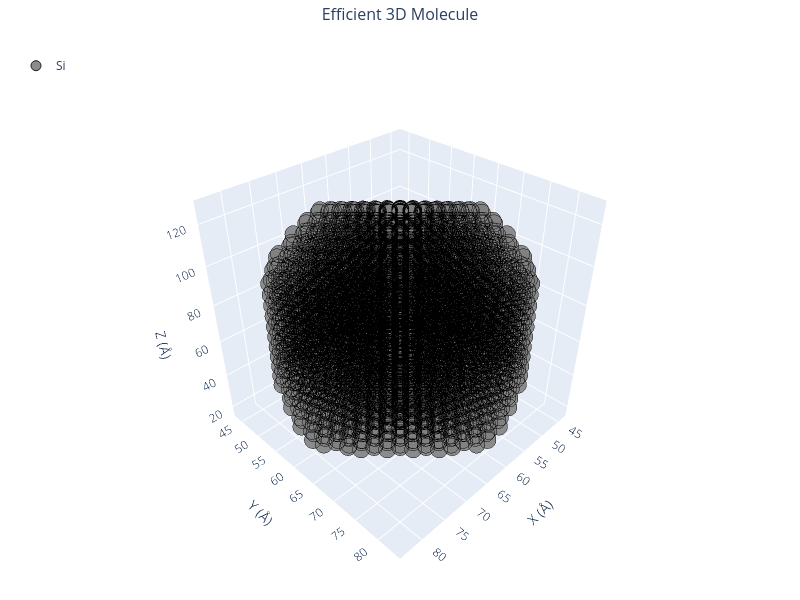

Notebook source saved alongside this figure:
### Markdown cell above
### 🔹 Example 3 – Silicon Nanorod (material="Si", structure_type="nanorod", diamond lattice=5.43 Å, radius=2.0 nm, length=8 nm, vacuum=10 Å)

This example constructs a silicon nanorod with a diamond cubic crystal structure and a lattice constant of 5.43 Å.
The nanorod’s radius is 2 nm, and its length extends to 8 nm.

Silicon nanorods are widely used in photonic crystals, sensors, and field-emission devices, where their quantum confinement and surface oxidation behavior can significantly alter their electronic bandgap.

This type of structure bridges the gap between 0D nanoclusters and 2D nanowires, maintaining stability while being tunable in size and length.

### Code cell
from pygamlab.structures.Generators.one_d import Nano_OneD_Builder 

from pygamlab.structures.gamvis import Molecular_Visualizer 

builder = Nano_OneD_Builder(material="Si", structure_type="nanorod", lattice_constant=5.43, crystal_structure="diamond", radius=2.0, length=8.0, vacuum=10.0)
oned3=builder.atoms 
 
Molecular_Visualizer(oned3,format='efficient_plotly') 
Molecular_Visualizer(oned3,format='matplotlib') 
Molecular_Visualizer(oned3,format='pyvista')

### Figure 1 — Plotly figure (JSON) as saved in the notebook; plotly's stock layout.template omitted (floating-point values rounded to 4 significant figures; data arrays with more than 128 entries replaced by an {"elided": "..."} marker saying what was removed)
{"data": [{"hoverinfo": "text", "hovertext": {"elided": "5378 str values"}, "marker": {"color": "gray", "line": {"color": "black", "width": 1}, "opacity": 0.9, "size": 10}, "mode": "markers", "name": "Si", "type": "scatter3d", "x": {"elided": "5378 float values"}, "y": {"elided": "5378 float values"}, "z": {"elided": "5378 float values"}}], "layout": {"font": {"size": 12}, "height": 600, "legend": {"x": 0.02, "y": 0.98}, "margin": {"b": 0, "l": 0, "r": 0, "t": 40}, "scene": {"aspectmode": "cube", "bgcolor": "rgba(240,240,240,0.1)", "camera": {"eye": {"x": 1.5, "y": 1.5, "z": 1.5}}, "xaxis": {"title": {"text": "X (Å)"}}, "yaxis": {"title": {"text": "Y (Å)"}}, "zaxis": {"title": {"text": "Z (Å)"}}}, "showlegend": true, "title": {"font": {"size": 16}, "text": "Efficient 3D Molecule", "x": 0.5}, "width": 800}}
